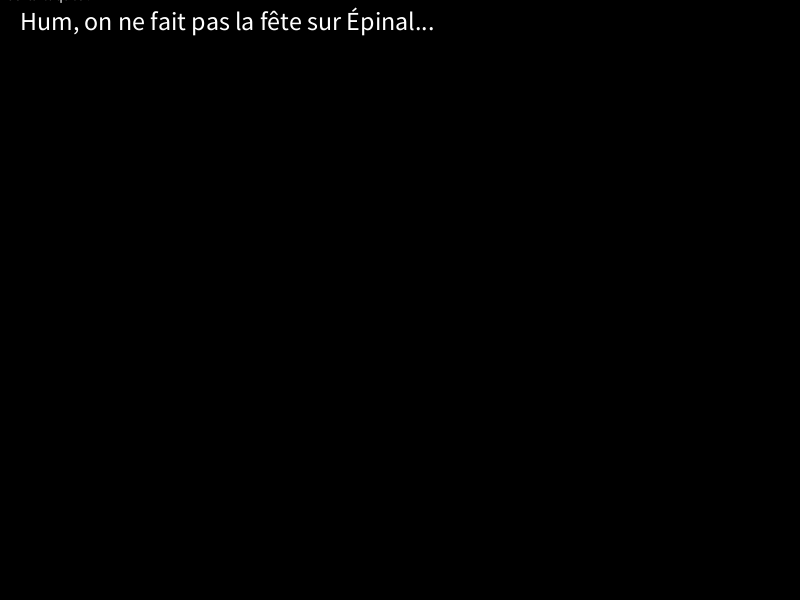
Frame 1 (no input)
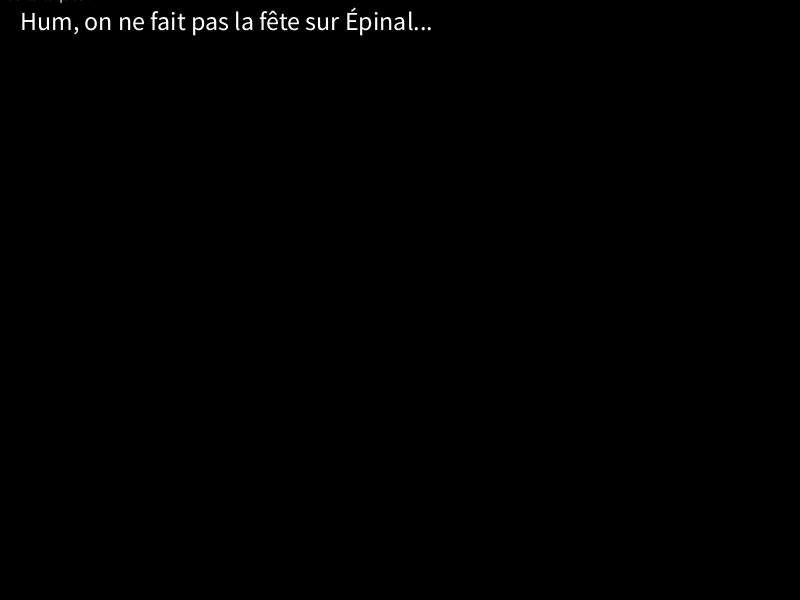
Frame 60 (the mouse pressed at the canvas centre just before this capture)
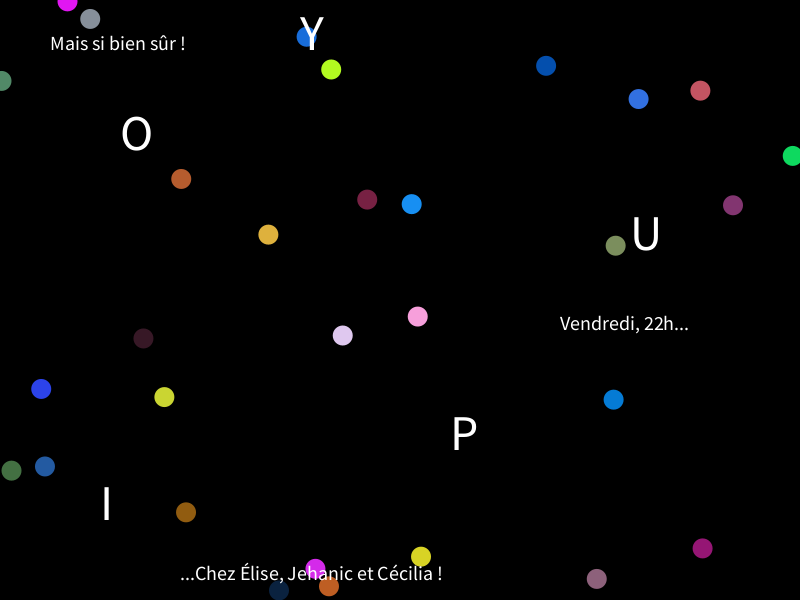
Frame 120 (the mouse held since frame 60 and released just before this capture)

The Processing sketch that drew these frames (run headless with seeded random() and noise(); from frame 60 on, the mouse is pressed at the canvas centre):

// Processing sketch: processing_184041
// ── processing_184041.pde

int posXcercle;
int posYcercle;

void setup() {
  size( 800, 600);
  background(255, 255, 255);
}

void draw() {
  
  background(0);
  
  if(mousePressed) {
  background(0);
  float j= random(20,20);
  for(int i=0;i<30;i++){
  noStroke();
  fill(random(0,255),random(0,255),random(0,255));
  ellipse(random(800), random (600), j,j);
  }
  fill(255);
  textSize(20);
  text("Mais si bien sûr !", 50, 50);
  text("Vendredi, 22h...", 560, 330);
  text("...Chez Élise, Jehanic et Cécilia !", 180, 580);
  textSize(50);
  fill(255);
  text("Y", 300, 50);
  text("O", 120, 150);
  text("U", 630, 250);
  text("P", 450, 450);
  text("I", 100, 520);
  }
  
  else {
    background(0);
    fill(255);
    textSize(26);
    text("Hum, on ne fait pas la fête sur Épinal...", 20, 30);
    textSize(14);
    text("Et si tu cliques ?", mouseX, mouseY);
}

}
